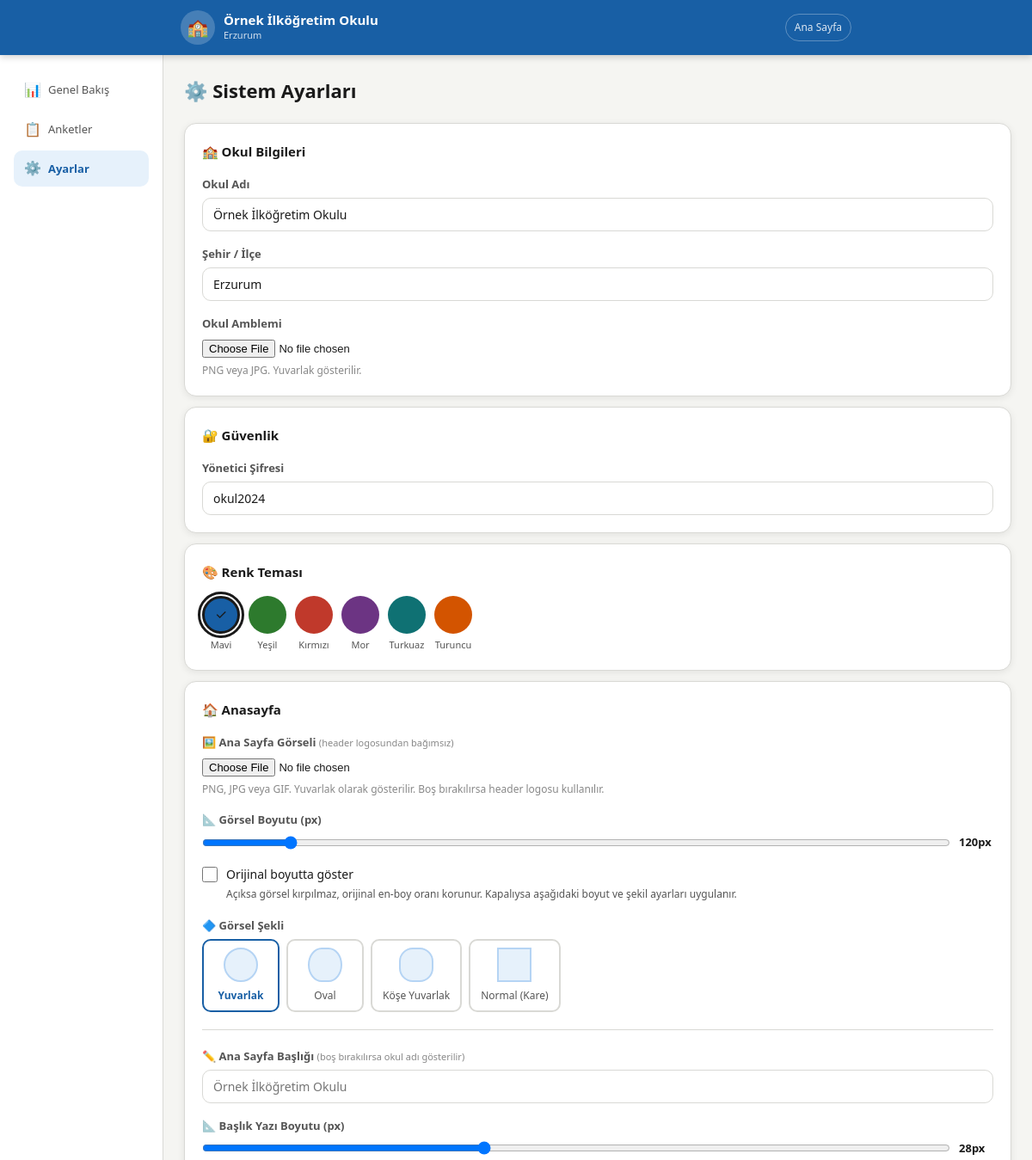
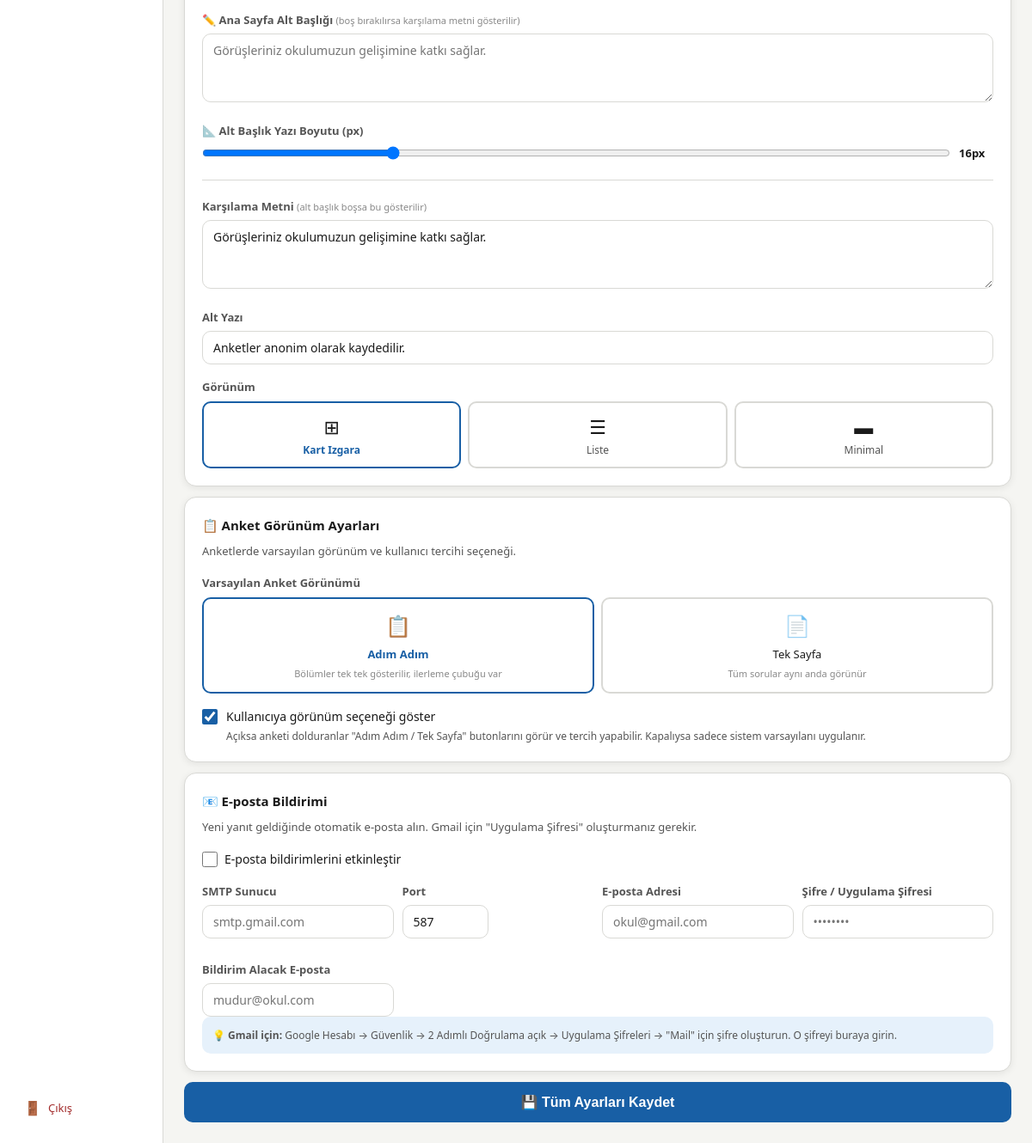
Page /admin/ayarlar (signed in) on the committed database (2 pictures, top to bottom).
### tables this page shows
CREATE TABLE ayarlar (
            anahtar TEXT PRIMARY KEY, deger TEXT
        );

### app.py (the view, shortened to what this page needs)
@app.route("/admin/ayarlar",methods=["GET","POST"])
@giris_gerekli
def admin_ayarlar():
    mesaj=None
    ctx=gctx()
    ctx.update({"mesaj":mesaj,"gorunum":ayar("anasayfa_gorunum","kartlar"),
                "anket_varsayilan_gorunum":ayar("anket_varsayilan_gorunum","adim"),
                "anket_gorunum_secim_goster":ayar("anket_gorunum_secim_goster","1"),
                "hero_baslik":ayar("hero_baslik"),
                "hero_alt_baslik":ayar("hero_alt_baslik"),
                "hero_gorsel":ayar("hero_gorsel"),
                "hero_gorsel_genislik":ayar("hero_gorsel_genislik","120"),
                "hero_gorsel_sekil":ayar("hero_gorsel_sekil","yuvarlak"),
                "hero_gorsel_orijinal":ayar("hero_gorsel_orijinal","0"),
                "hero_baslik_boyut":ayar("hero_baslik_boyut","28"),
                "hero_alt_boyut":ayar("hero_alt_boyut","16"),
                "hosgeldin":ayar("hosgeldin_metin"),"alt_yazi":ayar("alt_yazi"),
                "admin_sifre":ayar("admin_sifre","okul2024"),
                "smtp_host":ayar("smtp_host"),"smtp_port":ayar("smtp_port","587"),
                "smtp_user":ayar("smtp_user"),"smtp_pass":ayar("smtp_pass"),
                "bildirim_email":ayar("bildirim_email"),
                "bildirim_aktif":ayar("bildirim_aktif","0")})
    return render_template("admin_ayarlar.html",**ctx)

### templates/admin_ayarlar.html (shortened to what this page needs)
{% extends "admin_base.html" %}
{% set aktif_sayfa = "ayarlar" %}
{% block admin_icerik %}
<div class="sayfa-baslik">⚙️ Sistem Ayarları</div>
<form method="POST" enctype="multipart/form-data">
  <div class="kart" style="margin-bottom:.75rem">
    <div style="font-size:15px;font-weight:700;margin-bottom:1rem">🏫 Okul Bilgileri</div>
    <div class="alan-grubu">
      <label class="alan-lbl">Okul Adı</label>
      <input type="text" name="okul_adi" value="{{ okul_adi }}">
    </div>
    <div class="alan-grubu">
      <label class="alan-lbl">Şehir / İlçe</label>
      <input type="text" name="okul_sehir" value="{{ okul_sehir }}">
    </div>
    <div class="alan-grubu">
      <label class="alan-lbl">Okul Amblemi</label>
      <input type="file" name="amblem" accept="image/*" style="font-size:13px">
      <div style="font-size:12px;color:var(--metin-uc);margin-top:4px">PNG veya JPG. Yuvarlak gösterilir.</div>
    </div>
  </div>
  <div class="kart" style="margin-bottom:.75rem">
    <div style="font-size:15px;font-weight:700;margin-bottom:1rem">🔐 Güvenlik</div>
    <div class="alan-grubu">
      <label class="alan-lbl">Yönetici Şifresi</label>
      <input type="text" name="admin_sifre" value="{{ admin_sifre }}">
    </div>
  </div>
  <div class="kart" style="margin-bottom:.75rem">
    <div style="font-size:15px;font-weight:700;margin-bottom:1rem">🎨 Renk Teması</div>
    <div class="tema-grid">
      {% for t,renk,lbl in [('mavi','#185FA5','Mavi'),('yesil','#2d7a2d','Yeşil'),
        ('kirmizi','#c0392b','Kırmızı'),('mor','#6c3483','Mor'),
        ('turkuaz','#0f7173','Turkuaz'),('turuncu','#d35400','Turuncu')] %}
      <label style="text-align:center;cursor:pointer">
        <div class="tema-top {% if tema==t %}secili{% endif %}" style="background:{{ renk }}">
          {% if tema==t %}✓{% endif %}
        </div>
        <div style="font-size:11px;color:var(--metin-ik);margin-top:4px">{{ lbl }}</div>
      </label>
      {% endfor %}
    </div>
  </div>
  <div class="kart" style="margin-bottom:.75rem">
    <div style="font-size:15px;font-weight:700;margin-bottom:1rem">🏠 Anasayfa</div>
    <div class="alan-grubu">
      <label class="alan-lbl">🖼️ Ana Sayfa Görseli <span style="font-size:11px;color:var(--metin-uc);font-weight:400">(header logosundan bağımsız)</span></label>
      <input type="file" name="hero_gorsel" accept="image/*" style="font-size:13px">
      <div style="font-size:12px;color:var(--metin-uc);margin-top:4px">
        PNG, JPG veya GIF. Yuvarlak olarak gösterilir. Boş bırakılırsa header logosu kullanılır.
      </div>
    </div>
    <div class="alan-grubu">
      <label class="alan-lbl">📐 Görsel Boyutu (px)</label>
      <div style="display:flex;align-items:center;gap:10px">
        <input type="range" name="hero_gorsel_genislik"
               min="60" max="600" value="{{ hero_gorsel_genislik }}"
               style="flex:1" oninput="document.getElementById('gvDeger').textContent=this.value+'px'">
        <span id="gvDeger" style="font-size:13px;font-weight:600;min-width:40px">{{ hero_gorsel_genislik }}px</span>
      </div>
    </div>
    <div class="alan-grubu">
      <label style="display:flex;align-items:flex-start;gap:10px;cursor:pointer">
        <input type="checkbox" name="hero_gorsel_orijinal" value="1"
               id="orijinalCb"
               style="width:18px;height:18px;accent-color:var(--ana);margin-top:2px;flex-shrink:0"
               onchange="orijinalToggle()">
        <div>
          <div style="font-size:14px;font-weight:500">Orijinal boyutta göster</div>
          <div style="font-size:12px;color:var(--metin-ik);margin-top:2px">
            Açıksa görsel kırpılmaz, orijinal en-boy oranı korunur.
            Kapalıysa aşağıdaki boyut ve şekil ayarları uygulanır.
          </div>
        </div>
      </label>
    </div>
    <div id="sekliKap" style="{% if hero_gorsel_orijinal=='1' %}opacity:.4;pointer-events:none{% endif %}">
      <div class="alan-grubu">
        <label class="alan-lbl">🔷 Görsel Şekli</label>
        <div style="display:flex;gap:8px;flex-wrap:wrap;margin-top:6px">
          {% for sv,sl,ss in [
            ("yuvarlak","Yuvarlak","border-radius:50%"),
            ("oval","Oval","border-radius:40% / 50%"),
            ("kose_yuvarlak","Köşe Yuvarlak","border-radius:16px"),
            ("normal","Normal (Kare)","border-radius:0")
          ] %}
          <label style="cursor:pointer;text-align:center">
            <div class="sekil-kart" data-val="{{ sv }}"
                 style="border:2px solid {% if (hero_gorsel_sekil or 'yuvarlak')==sv %}var(--ana){% else %}var(--kenar){% endif %};
                 border-radius:var(--r);padding:8px 12px;min-width:90px;transition:all .15s">
              <div style="width:40px;height:40px;background:var(--ana-ac);margin:0 auto 6px;
                          {{ ss }};border:2px solid var(--ana-orta)"></div>
              <div style="font-size:12px;font-weight:{% if (hero_gorsel_sekil or 'yuvarlak')==sv %}700{% else %}500{% endif %};
                   color:{% if (hero_gorsel_sekil or 'yuvarlak')==sv %}var(--ana){% else %}var(--metin-ik){% endif %}">
                {{ sl }}
              </div>
            </div>
          </label>
          {% endfor %}
        </div>
      </div>
    </div>
    <div class="bolucek"></div>
    <div class="alan-grubu">
      <label class="alan-lbl">✏️ Ana Sayfa Başlığı <span style="font-size:11px;color:var(--metin-uc);font-weight:400">(boş bırakılırsa okul adı gösterilir)</span></label>
      <input type="text" name="hero_baslik" value="{{ hero_baslik }}"
             placeholder="{{ okul_adi }}">
    </div>
    <div class="alan-grubu">
      <label class="alan-lbl">📐 Başlık Yazı Boyutu (px)</label>
      <div style="display:flex;align-items:center;gap:10px">
        <input type="range" name="hero_baslik_boyut"
               min="16" max="48" value="{{ hero_baslik_boyut }}"
               style="flex:1" oninput="document.getElementById('hbDeger').textContent=this.value+'px'">
        <span id="hbDeger" style="font-size:13px;font-weight:600;min-width:40px">{{ hero_baslik_boyut }}px</span>
      </div>
    </div>
    <div class="alan-grubu">
      <label class="alan-lbl">✏️ Ana Sayfa Alt Başlığı <span style="font-size:11px;color:var(--metin-uc);font-weight:400">(boş bırakılırsa karşılama metni gösterilir)</span></label>
      <textarea name="hero_alt_baslik" rows="2"
                placeholder="{{ hosgeldin }}">{{ hero_alt_baslik }}</textarea>
    </div>
    <div class="alan-grubu">
      <label class="alan-lbl">📐 Alt Başlık Yazı Boyutu (px)</label>
      <div style="display:flex;align-items:center;gap:10px">
        <input type="range" name="hero_alt_boyut"
               min="12" max="28" value="{{ hero_alt_boyut }}"
               style="flex:1" oninput="document.getElementById('abDeger').textContent=this.value+'px'">
        <span id="abDeger" style="font-size:13px;font-weight:600;min-width:40px">{{ hero_alt_boyut }}px</span>
      </div>
    </div>
    <div class="bolucek"></div>
    <div class="alan-grubu">
      <label class="alan-lbl">Karşılama Metni <span style="font-size:11px;color:var(--metin-uc);font-weight:400">(alt başlık boşsa bu gösterilir)</span></label>
      <textarea name="hosgeldin_metin" rows="2">{{ hosgeldin }}</textarea>
    </div>
    <div class="alan-grubu">
      <label class="alan-lbl">Alt Yazı</label>
      <input type="text" name="alt_yazi" value="{{ alt_yazi }}">
    </div>
    <div class="alan-grubu">
      <label class="alan-lbl">Görünüm</label>
      <div style="display:flex;gap:8px;flex-wrap:wrap;margin-top:6px">
        {% for gv,gl,gi in [('kartlar','Kart Izgara','⊞'),('liste','Liste','☰'),('minimal','Minimal','▬')] %}
        <label style="flex:1;min-width:100px;cursor:pointer">
          <div style="border:2px solid {% if gorunum==gv %}var(--ana){% else %}var(--kenar){% endif %};
               border-radius:var(--r);padding:10px;text-align:center">
            <div style="font-size:22px">{{ gi }}</div>
            <div style="font-size:12px;font-weight:{% if gorunum==gv %}700{% else %}500{% endif %};
                 color:{% if gorunum==gv %}var(--ana){% else %}var(--metin-ik){% endif %}">{{ gl }}</div>
          </div>
        </label>
        {% endfor %}
      </div>
    </div>
  </div>
  <div class="kart" style="margin-bottom:.75rem">
    <div style="font-size:15px;font-weight:700;margin-bottom:.5rem">📋 Anket Görünüm Ayarları</div>
    <p style="font-size:13px;color:var(--metin-ik);margin-bottom:1rem">
      Anketlerde varsayılan görünüm ve kullanıcı tercihi seçeneği.
    </p>
    <div class="alan-grubu">
      <label class="alan-lbl">Varsayılan Anket Görünümü</label>
      <div style="display:flex;gap:8px;flex-wrap:wrap;margin-top:6px">
        {% for gv,gl,gi,gd in [
          ('adim','Adım Adım','📋','Bölümler tek tek gösterilir, ilerleme çubuğu var'),
          ('tek','Tek Sayfa','📄','Tüm sorular aynı anda görünür')
        ] %}
        <label style="flex:1;min-width:140px;cursor:pointer">
          <div style="border:2px solid {% if anket_varsayilan_gorunum==gv %}var(--ana){% else %}var(--kenar){% endif %};
               border-radius:var(--r);padding:12px;text-align:center;cursor:pointer;transition:all .15s">
            <div style="font-size:24px;margin-bottom:4px">{{ gi }}</div>
            <div style="font-size:13px;font-weight:{% if anket_varsayilan_gorunum==gv %}700{% else %}500{% endif %};
                 color:{% if anket_varsayilan_gorunum==gv %}var(--ana){% else %}var(--metin){% endif %}">{{ gl }}</div>
            <div style="font-size:11px;color:var(--metin-uc);margin-top:3px">{{ gd }}</div>
          </div>
        </label>
        {% endfor %}
      </div>
    </div>
    <div class="alan-grubu" style="margin-top:.75rem">
      <label style="display:flex;align-items:flex-start;gap:10px;cursor:pointer">
        <input type="checkbox" name="anket_gorunum_secim_goster"
               {% if anket_gorunum_secim_goster=='1' %}checked{% endif %}
               style="width:18px;height:18px;accent-color:var(--ana);margin-top:2px;flex-shrink:0">
        <div>
          <div style="font-size:14px;font-weight:500">Kullanıcıya görünüm seçeneği göster</div>
          <div style="font-size:12px;color:var(--metin-ik);margin-top:2px">
            Açıksa anketi dolduranlar "Adım Adım / Tek Sayfa" butonlarını görür ve tercih yapabilir.
            Kapalıysa sadece sistem varsayılanı uygulanır.
          </div>
        </div>
      </label>
    </div>
  </div>
  <div class="kart" style="margin-bottom:.75rem">
    <div style="font-size:15px;font-weight:700;margin-bottom:.5rem">📧 E-posta Bildirimi</div>
    <p style="font-size:13px;color:var(--metin-ik);margin-bottom:1rem">
      Yeni yanıt geldiğinde otomatik e-posta alın. Gmail için "Uygulama Şifresi" oluşturmanız gerekir.
    </p>
    <div class="alan-grubu">
      <label style="display:flex;align-items:center;gap:8px;font-size:14px;cursor:pointer;margin-bottom:.75rem">
        <input type="checkbox" name="bildirim_aktif" {% if bildirim_aktif=='1' %}checked{% endif %}
               style="width:18px;height:18px;accent-color:var(--ana)"> E-posta bildirimlerini etkinleştir
      </label>
    </div>
    <div style="display:grid;grid-template-columns:repeat(auto-fit,minmax(200px,1fr));gap:10px">
      <div class="alan-grubu">
        <label class="alan-lbl">SMTP Sunucu</label>
        <input type="text" name="smtp_host" value="{{ smtp_host }}" placeholder="smtp.gmail.com">
      </div>
      <div class="alan-grubu">
        <label class="alan-lbl">Port</label>
        <input type="text" name="smtp_port" value="{{ smtp_port }}" placeholder="587" style="width:100px">
      </div>
      <div class="alan-grubu">
        <label class="alan-lbl">E-posta Adresi</label>
        <input type="text" name="smtp_user" value="{{ smtp_user }}" placeholder="okul@gmail.com">
      </div>
      <div class="alan-grubu">
        <label class="alan-lbl">Şifre / Uygulama Şifresi</label>
        <input type="password" name="smtp_pass" value="{{ smtp_pass }}" placeholder="••••••••">
      </div>
      <div class="alan-grubu">
        <label class="alan-lbl">Bildirim Alacak E-posta</label>
        <input type="text" name="bildirim_email" value="{{ bildirim_email }}" placeholder="mudur@okul.com">
      </div>
    </div>
    <div style="background:var(--ana-ac);border-radius:var(--r);padding:.75rem;font-size:12px;color:var(--metin-ik)">
      💡 <strong>Gmail için:</strong> Google Hesabı → Güvenlik → 2 Adımlı Doğrulama açık →
      Uygulama Şifreleri → "Mail" için şifre oluşturun. O şifreyi buraya girin.
    </div>
  </div>
  <button type="submit" class="btn btn-ana btn-tam" style="padding:14px;font-size:16px">
    💾 Tüm Ayarları Kaydet
  </button>
</form>
{% endblock %}

### templates/base.html (shortened to what this page needs)
<!DOCTYPE html>
<html lang="tr" data-tema="{{ tema }}">
<head>
<link rel="stylesheet" href="/static/css/style.css">
</head>
<body>
<header class="site-header">
  <div class="header-ic">
    <a href="/" class="logo-bolum">
      {% if amblem %}
        <img src="{{ amblem }}" class="amblem-img" alt="Amblem">
      {% else %}
        <div class="amblem-placeholder">🏫</div>
      {% endif %}
      <div>
        <div class="okul-adi-header">{{ okul_adi }}</div>
        {% if okul_sehir %}<div class="okul-sehir-header">{{ okul_sehir }}</div>{% endif %}
      </div>
    </a>
    <nav class="header-nav">
      <a href="/" class="header-link">Ana Sayfa</a>
    </nav>
  </div>
</header>
<main>{% block icerik %}{% endblock %}</main>
</body>
</html>

### rows in the picture
ayarlar: deger "Örnek İlköğretim Okulu", okul_adi "Örnek İlköğretim Okulu", hero_baslik "Örnek İlköğretim Okulu"
ayarlar: deger "Erzurum", okul_sehir "Erzurum"
ayarlar: admin_sifre "okul2024"
ayarlar: hero_gorsel_genislik "120", deger "120"
ayarlar: hero_baslik_boyut "28", deger "28"
ayarlar: hero_alt_baslik "Görüşleriniz okulumuzun gelişimine katkı sağlar.", hosgeldin_metin "Görüşleriniz okulumuzun gelişimine katkı sağlar."
ayarlar: hero_alt_boyut "16", deger "16"
ayarlar: alt_yazi "Anketler anonim olarak kaydedilir."
ayarlar: smtp_port "587"

### other values in the picture
{{ lbl }} "Mavi" "Yeşil" "Kırmızı" "Mor" "Turkuaz" "Turuncu"
{{ sl }} "Yuvarlak" "Oval" "Köşe Yuvarlak" "Normal (Kare)"
{{ gi }} "⊞" "☰" "▬"
{{ gl }} "Kart Izgara" "Liste" "Minimal"
{{ gi }} "📋" "📄"
{{ gl }} "Adım Adım" "Tek Sayfa"
{{ gd }} "Bölümler tek tek gösterilir, ilerleme çubuğu var" "Tüm sorular aynı anda görünür"
